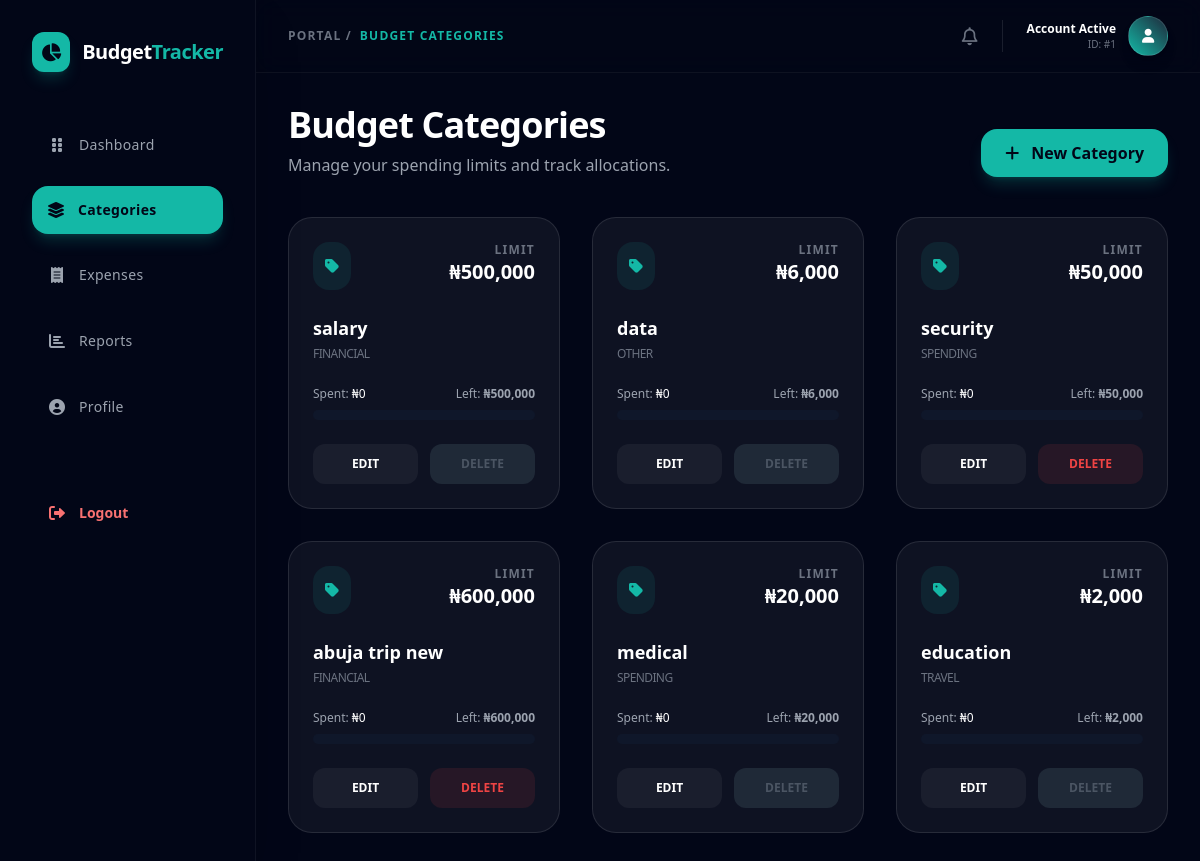
/dashboard/budget-categories.php (signed in), run on the app's committed database.
### tables this page shows
CREATE TABLE `budget_categories` (
  `id` int(11) NOT NULL,
  `user_id` int(11) DEFAULT NULL,
  `category_name` varchar(50) NOT NULL,
  `category_type` enum('travel','financial','spending','other') NOT NULL,
  `budget_limit` decimal(10,2) DEFAULT NULL,
  `created_at` timestamp NOT NULL DEFAULT current_timestamp()
);

### dashboard/budget-categories.php (the view, shortened to what this page needs)
<?php
require_once '../includes/auth.php';
?>
<!DOCTYPE html>
<html lang="en">
<head>
    <script src="https://cdn.tailwindcss.com"></script>
    <link rel="stylesheet" href="https://cdnjs.cloudflare.com/ajax/libs/font-awesome/6.0.0/css/all.min.css">
</head>
<body class="bg-navy-900 text-white min-h-screen">
    <?php include '../includes/sidebar.php'; ?>
    <?php include '../includes/header.php'; ?>
    <main class="ml-64 p-8">
        <div class="flex justify-between items-end mb-10">
            <div>
                <h1 class="text-4xl font-extrabold text-white tracking-tight">Budget Categories</h1>
                <p class="text-gray-400 mt-2">Manage your spending limits and track allocations.</p>
            </div>
            <button onclick="showAddModal()"
                class="bg-teal-500 hover:bg-teal-400 text-navy-950 px-6 py-3 rounded-2xl font-bold shadow-lg shadow-teal-500/20 transition-all duration-300 transform hover:-translate-y-1">
                <i class="fas fa-plus mr-2"></i> New Category
            </button>
        </div>
        <div class="grid grid-cols-1 md:grid-cols-2 lg:grid-cols-3 gap-8">
            <?php
            $stmt = $pdo->prepare("SELECT * FROM budget_categories WHERE user_id = ? ORDER BY created_at DESC");
            $stmt->execute([$_SESSION['user_id']]);
            $categories = $stmt->fetchAll();
            if (empty($categories)): ?>
            <?php endif;
            foreach ($categories as $category):
                $stmt = $pdo->prepare("SELECT COALESCE(SUM(amount), 0) as spent FROM expenses WHERE category_id = ? AND MONTH(expense_date) = MONTH(CURRENT_DATE())");
                $stmt->execute([$category['id']]);
                $spent = $stmt->fetch()['spent'];
                $limit = $category['budget_limit'];
                $remaining = $limit - $spent;
                $stmt = $pdo->prepare("SELECT COUNT(*) as expense_count FROM expenses WHERE category_id = ?");
                $stmt->execute([$category['id']]);
                $can_delete = $stmt->fetch()['expense_count'] == 0;
            ?>
                <div class="bg-white/5 border border-white/10 rounded-3xl p-6 hover:bg-white/[0.07] transition-all duration-300 group">
                    <div class="flex justify-between items-start mb-6">
                        <div class="bg-teal-500/10 p-3 rounded-2xl text-teal-500 group-hover:scale-110 transition-transform">
                            <i class="fas fa-tag"></i>
                        </div>
                        <div class="text-right">
                            <p class="text-xs text-gray-500 uppercase font-bold tracking-widest">Limit</p>
                            <p class="text-xl font-black text-white">₦<?php echo number_format($limit); ?></p>
                        </div>
                    </div>
                    <h3 class="text-lg font-bold text-white mb-1"><?php echo $category['category_name']; ?></h3>
                    <p class="text-xs text-gray-500 uppercase tracking-tighter mb-6"><?php echo $category['category_type']; ?></p>
                    <div class="mb-6">
                        <div class="flex justify-between text-xs mb-2">
                            <span class="text-gray-400">Spent: <b class="text-white font-medium">₦<?php echo number_format($spent); ?></b></span>
                            <span class="<?php echo $remaining < 0 ? 'text-red-400' : 'text-gray-400'; ?>">
                                <?php echo $remaining < 0 ? 'Over by' : 'Left'; ?>: <b>₦<?php echo number_format(abs($remaining)); ?></b>
                            </span>
                        </div>
                        <div class="w-full bg-navy-800 rounded-full h-2.5 overflow-hidden">
                        </div>
                    </div>
                    <div class="flex space-x-3 mt-4">
                        <button onclick='showEditModal(<?php echo json_encode($category); ?>)'
                            class="flex-1 bg-white/5 hover:bg-white/10 text-white py-3 rounded-xl text-xs font-bold transition">
                            EDIT
                        </button>
                        <button onclick='confirmDelete(<?php echo $category['id']; ?>, "<?php echo $category['category_name']; ?>", <?php echo $can_delete ? 'true' : 'false'; ?>)'
                            class="flex-1 <?php echo $can_delete ? 'bg-red-500/10 text-red-500 hover:bg-red-500 hover:text-white' : 'bg-gray-800 text-gray-600 cursor-not-allowed'; ?> py-3 rounded-xl text-xs font-bold transition">
                            DELETE
                        </button>
                    </div>
                </div>
            <?php endforeach; ?>
        </div>
    </main>
</body>
</html>

### data on the page
budget_categories: budget_limit "500,000", category_name "salary", category_type "FINANCIAL", spent "0", shows "Left", remaining "500,000"
budget_categories: budget_limit "6,000", category_name "data", category_type "OTHER", spent "0", shows "Left", remaining "6,000"
budget_categories: budget_limit "50,000", category_name "security", category_type "SPENDING", spent "0", shows "Left", remaining "50,000"
budget_categories: budget_limit "600,000", category_name "abuja trip new", category_type "FINANCIAL", spent "0", shows "Left", remaining "600,000"
budget_categories: budget_limit "20,000", category_name "medical", category_type "SPENDING", spent "0", shows "Left", remaining "20,000"
budget_categories: budget_limit "2,000", category_name "education", category_type "TRAVEL", spent "0", shows "Left", remaining "2,000"

### other printed values
$label "Dashboard Categories Expenses Reports Profile"
$title "BUDGET CATEGORIES"
$_SESSION['user_id'] "1"
